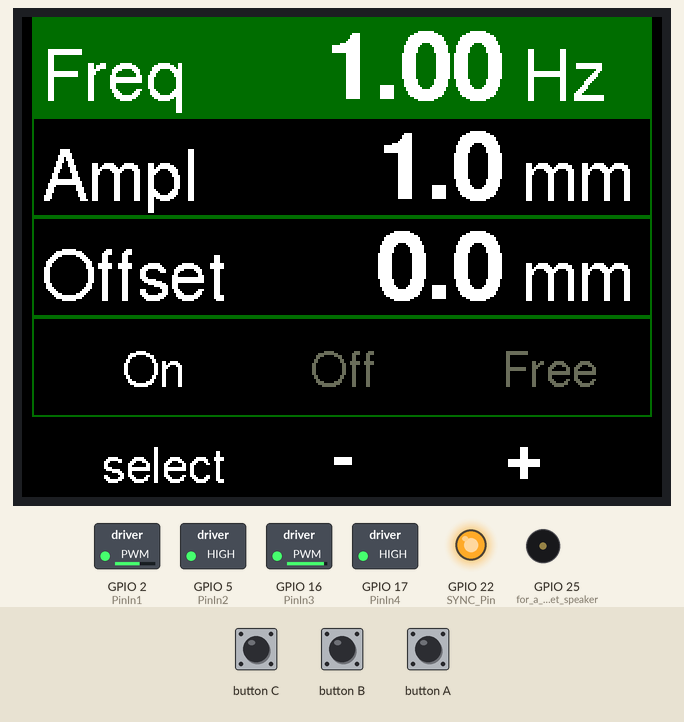
This program was run on a simulated ESP32. Shown: 320×240 colour display, switched loads named in the program (green lamp = pin HIGH), output pins drawn as LEDs (lit = HIGH), buzzer (waves = sounding, pin HIGH). Dashed ring = blinking. Inputs (shaded band) come from the test bench.

Above: at 1.5 s.
1.6 s: button C pressed for 0.15 s
At 1.88 s:
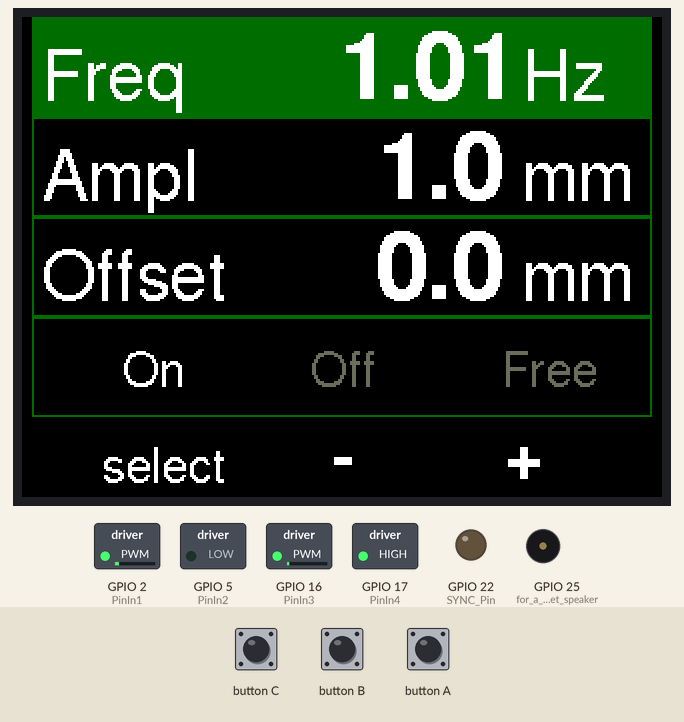
2.3 s: button A pressed for 0.15 s
At 2.61 s:
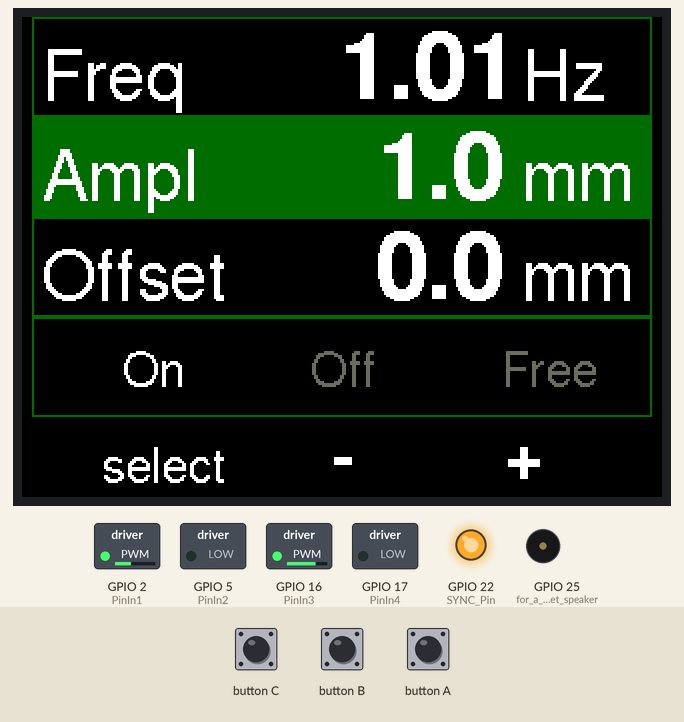
3.0 s: button B pressed for 0.15 s
At 3.31 s:
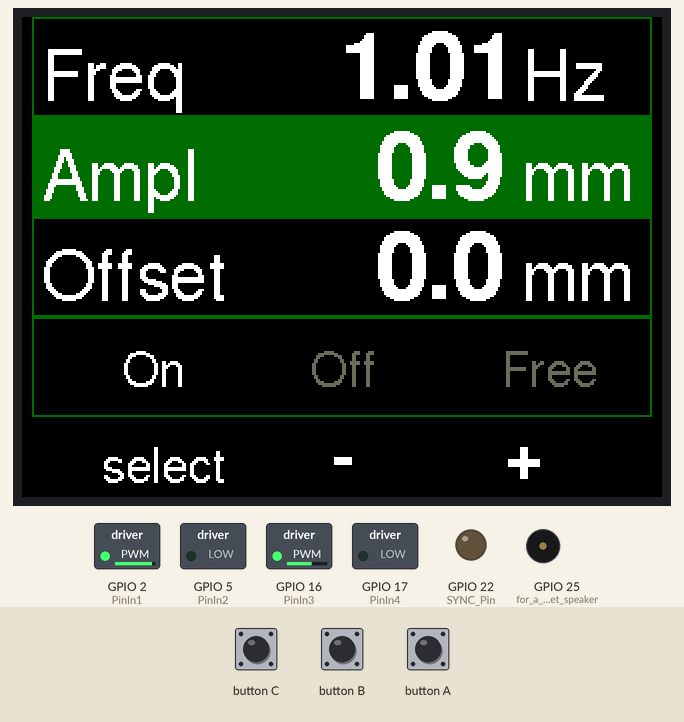
3.7 s: button C pressed for 1 s
At 5.0 s:
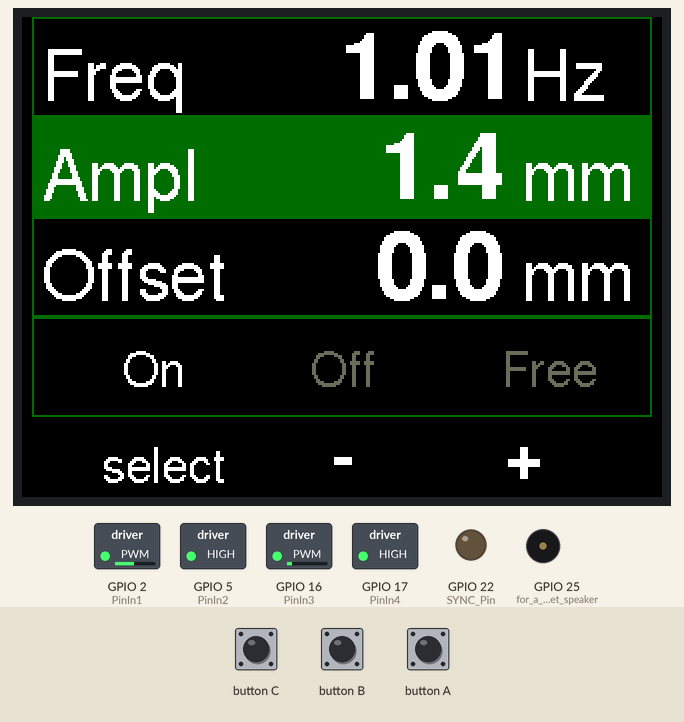
5.3 s: button A pressed for 1 s
At 5.63 s:
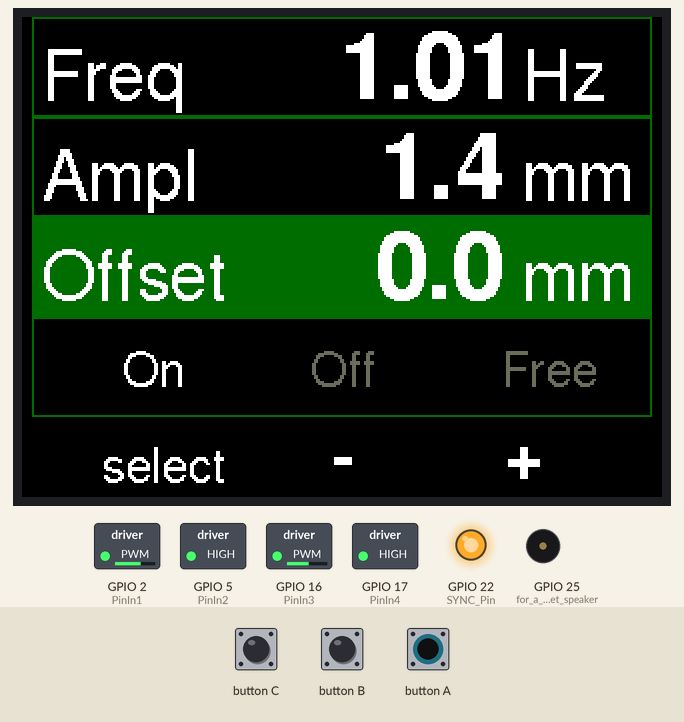
6.9 s: button B pressed for 1 s
At 8.57 s:
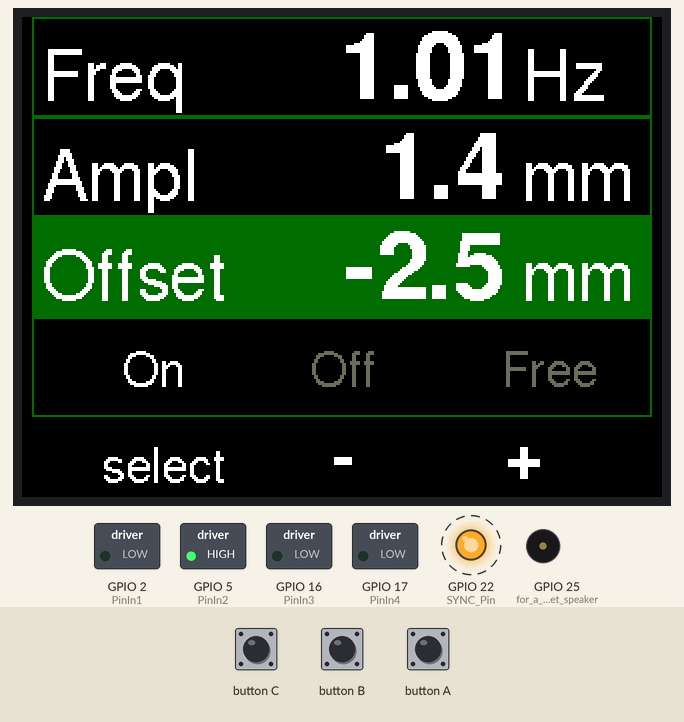
Timing chart, 0 to 11.2 s (numbered marks = the images above; inputs shaded):
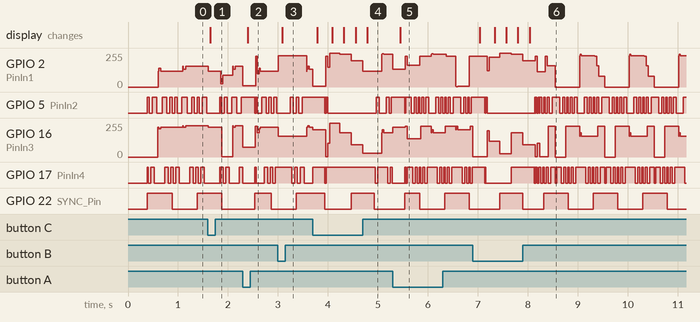

The program:

main.cpp
```cpp
#include <Arduino.h>
#include <M5Stack.h>

void oneStep(int forward);
void oneStep2(bool forward);
void oneStep3(bool forward);
void oneStep4(bool forward);
void oneStep5(bool forward);
void motor_init();
void ReleaseMotor();

enum ModeRun
{
  SINUS,
  MOTOR_BREAK,
  MOTOR_RELEASED,
  PULSE // not used
};
ModeRun mode_run;

int mode = 0;

extern int delaylength;

const int SYNC_Pin = 22;

TaskHandle_t Task1, Task2, Task3;

float freq = 1, amp = 1, offset = 0, power = 1;
float offsetTarget = 0, offsetCal = 0;

bool isOn = true;
const float FREQ_MAX = 10, AMPL_MAX = 2000;

int MicroStep = 64;
const float Radius = 10;
const int STEP_BY_TURN = 100;
const float MICROSTEP_BY_MM = MicroStep * STEP_BY_TURN / (2 * PI * Radius);

int selection = 0;
//bool selected = false;
const int NSELECTION = 4;

int colorSelection = DARKGREEN;
int colorText = WHITE;
int colorBackGround = BLACK;

TFT_eSprite img = TFT_eSprite(&M5.Lcd);

void draw()
{
  int ypos[] = {50, 100, 150, 200};
  int xpos;

  img.fillSprite(colorBackGround);
  img.setTextSize(1);
  img.setTextColor(colorText);

  for (int i = 0; i < NSELECTION; i++)
    img.drawRect(5, ypos[i] - 50, 320 - 10, 50, colorSelection);

  img.fillRect(5, ypos[selection] - 50, 320 - 10, 50, colorSelection);

  xpos = 10;
  img.setTextDatum(BL_DATUM);
  img.setFreeFont(&FreeSans18pt7b);
  if (mode_run != PULSE)
    img.drawString("Freq ", xpos, ypos[0]);
  else
    img.drawString("Pulse press + or - ", xpos, ypos[0]);
  img.drawString("Ampl ", xpos, ypos[1]);
  //img.setTextDatum(BC_DATUM);
  img.drawString("Offset ", xpos, ypos[2]);

  img.setFreeFont(&FreeSans12pt7b);
  img.setTextDatum(CR_DATUM);
  img.setTextColor(mode_run == SINUS ? colorText : DARKGREY);
  img.drawString("On", 160 - 80, 0.5 * (ypos[2] + ypos[3]));
  img.setTextDatum(CC_DATUM);
  img.setTextColor(mode_run == MOTOR_BREAK ? colorText : DARKGREY);
  img.drawString("Off", 160, 0.5 * (ypos[2] + ypos[3]));
  img.setTextDatum(CL_DATUM);
  img.setTextColor(mode_run == MOTOR_RELEASED ? colorText : DARKGREY);
  img.drawString("Free", 160 + 80, 0.5 * (ypos[2] + ypos[3]));

  img.setFreeFont(&FreeSans18pt7b);
  img.setTextDatum(BL_DATUM);
  img.setTextColor(colorText);
  xpos = 250;
  if (mode_run != PULSE)
    img.drawString("Hz", xpos, ypos[0]);
  img.drawString("mm", xpos, ypos[1]);
  img.drawString("mm", xpos, ypos[2]);

  img.setFreeFont(&FreeSans12pt7b);
  img.setTextDatum(BC_DATUM);
  img.drawString("select", 70, 238);
  //img.drawRect(70 - 45, 201, 90, 36, colorSelection);
  img.setFreeFont(&FreeSansBold18pt7b);
  img.drawString("-", 160, 238);
  img.drawString("+", 250, 238);

  xpos = 240;
  img.setTextDatum(BR_DATUM);
  img.setFreeFont(&FreeSansBold24pt7b);
  img.setTextColor(colorText);
  if (mode_run != PULSE)
    img.drawFloat(freq, 2, xpos, ypos[0] + 2);
  img.drawFloat(amp, 1, xpos, ypos[1] + 2);
  img.drawFloat(offsetTarget - offsetCal, 1, xpos, ypos[2] + 2);

  img.pushSprite(0, 0);
}

float xpulse = 0;
void TaskPulse(void *pvParameters)
{
  xpulse = 1;
  delay(500);
  xpulse = 0;
  vTaskDelete(NULL);
}

void TaskOffset(void *pvParameters)
{
  //Simple task for a smooth offset
  float epsilon = 0.02;
  while (true)
  {
    if (offset < offsetTarget)
      offset += epsilon;
    else if (offset >= offsetTarget + epsilon)
      offset -= epsilon;

    delay(1);
  }
}

void TaskGUI(void *pvParameters)
{

  while (true)
  {
    int inc = 0;

    if (M5.BtnB.isPressed() && M5.BtnC.isPressed())
    {
      offsetCal = offsetTarget;
      draw();
    }
    else
    {
      if (M5.BtnB.wasPressed() || (M5.BtnB.pressedFor(300) && !M5.BtnB.pressedFor(2000)))
        inc = -1;
      if (M5.BtnB.pressedFor(2000))
        inc = -5;
      if (M5.BtnC.wasPressed() || (M5.BtnC.pressedFor(300) && !M5.BtnC.pressedFor(2000)))
        inc = +1;
      if (M5.BtnC.pressedFor(2000))
        inc = +5;
    }
    if (M5.BtnA.wasPressed())
    {
      selection = (selection + 1) % NSELECTION;
      draw();
    }
    if (inc != 0)
    {
      switch (selection)
      {
      case 0:
        if (mode_run != PULSE)
          freq = constrain(freq + inc * 0.01, 0, FREQ_MAX);
        else if (xpulse == 0)
          xTaskCreatePinnedToCore(TaskPulse, "Task3", 4000, NULL, 1, &Task3, 0);

        break;
      case 1:
        amp = constrain(amp + constrain(inc, -2, +2) * 0.1, 0, AMPL_MAX);
        break;
      case 2:
        offsetTarget += constrain(inc, -1, +1) * 0.5;
        break;
      case 3:
        mode_run = (ModeRun)constrain(mode_run + constrain(inc, -1, +1), 0, 2);
      }
      draw();
    }
    delay(1);
    M5.update();
  }
}

void setup()
{
  M5.begin();

  pinMode(25, OUTPUT); // for a quiet speaker

  pinMode(SYNC_Pin, OUTPUT);

  motor_init();

  img.setColorDepth(8);
  img.setTextColor(TFT_WHITE);
  img.createSprite(320, 240);

  Serial.begin(115200);

  M5.Lcd.setBrightness(255);

  xTaskCreatePinnedToCore(TaskGUI, "Task1", 20000, NULL, 1, &Task1, 0);
  xTaskCreatePinnedToCore(TaskOffset, "Task2", 20000, NULL, 1, &Task2, 0);

  draw();
}

void loop()
{
  static int s = 0;
  float x = 0;

  long t = micros();
  static long t_old = t;
  static float phase = 0;

  if (mode_run == MOTOR_RELEASED)
  {
    ReleaseMotor();
    return;
  }

  /*if (mode_run == MOTOR_BREAK)
  {
    const float dx = 0.10; // small dx for smooth return to zero
    if (x > MICROSTEP_BY_MM * (offset) + dx)
      x -= dx;
    else
      x += dx;
  }*/

  if (mode_run == SINUS || (mode_run == MOTOR_BREAK && abs(sin(phase)) > 0.01))
  {
    phase += 2 * PI * freq * (t - t_old) / 1000000;

    if (phase > 2 * PI)
      phase -= 2 * PI;
  }
  x = MICROSTEP_BY_MM * (amp * sin(phase) + offset);

  if (mode_run == PULSE)
  {
    x = MICROSTEP_BY_MM * (amp * (sin(phase) + xpulse) + offset);
  }

  t_old = t;

  if (s < x)
  {
    oneStep(1);
    s++;
  }
  else if (s > x + 1)
  {
    oneStep(-1);
    s--;
  }
  else
    oneStep(0);

  if (sin(phase) > 0)
    digitalWrite(SYNC_Pin, HIGH);
  else
    digitalWrite(SYNC_Pin, LOW);

  delayMicroseconds(200);
}
```

motor.cpp
```cpp
#include <Arduino.h>

extern int mode;

/////// Pin Config //////////
const int PinIn1 = 2;
const int PinIn2 = 5;
const int PinIn3 = 16;
const int PinIn4 = 17;

int delaylength = 100;
extern int MicroStep;
extern bool isOn;
extern float power;
const int freqPWM = 20000;
const int MaxPWM = 2047;
const int NbitPWM = 11;

void motor_init()
{
  pinMode(PinIn1, OUTPUT);
  pinMode(PinIn2, OUTPUT);
  pinMode(PinIn3, OUTPUT);
  pinMode(PinIn4, OUTPUT);

  ledcSetup(0, freqPWM, NbitPWM);
  ledcSetup(1, freqPWM, NbitPWM);

  ledcAttachPin(PinIn1, 0);
  ledcAttachPin(PinIn3, 1);
}

float f(float x)
{
  if (mode == 0)
    return x;
  if (mode == 1)
    return pow(x, 2);
  if (mode == 2)
    return sqrt(x);
  if (mode == 3)
    return pow(x, 1.5);
  if (mode == 4)
    return pow(x, 0.8);
  return x;
}

float triangle(float x)
{
  float y = x - floor(x);

  if (y < 0.5)
    return 4 * y - 1;
  else
    return 3 - 4 * y;
}

void ReleaseMotor()
{
  digitalWrite(PinIn4, LOW);
  digitalWrite(PinIn2, LOW);
  ledcWrite(1, 0);
  ledcWrite(0, 0);
}

void oneStep(int forward)
{
  static int step = 0;

  step += forward;

  float phi = 2 * PI * step / (float)MicroStep;

  float cosphi, sinphi;

  cosphi = cos(phi);
  sinphi = sin(phi);

  // cosphi = triangle(phi / 2 / PI + 0.25);
  // sinphi = triangle(phi / 2 / PI);

  if (cosphi > 0)
  {
    digitalWrite(PinIn4, HIGH);
    ledcWrite(1, floor(MaxPWM * f(1 - power * cosphi)));
  }
  else
  {
    digitalWrite(PinIn4, LOW);
    ledcWrite(1, floor(MaxPWM * power * f(-cosphi)));
  }

  if (sinphi > 0)
  {
    digitalWrite(PinIn2, HIGH);
    ledcWrite(0, floor(MaxPWM * f(1 - power * sinphi)));
  }
  else
  {
    digitalWrite(PinIn2, LOW);
    ledcWrite(0, floor(MaxPWM * power * f(-sinphi)));
  }
}
```

Measured:
- after the input at 1.6 s, the display: changes at once (image 1)
- after the input at 2.3 s, the display: changes after 0.10 s (image 2)
- after the input at 3.0 s, the display: changes after 0.09 s (image 3)
- after the input at 3.7 s, the display: first changes after 0.09 s (image 4 shows a later state)
- after the input at 5.3 s, the display: changes after 0.14 s (image 5)
- after the input at 6.9 s, the display: first changes after 0.14 s (image 6 shows a later state)
- by itself, GPIO 22 (SYNC_Pin): alternates HIGH for 0.50 s and LOW for 0.50 s
